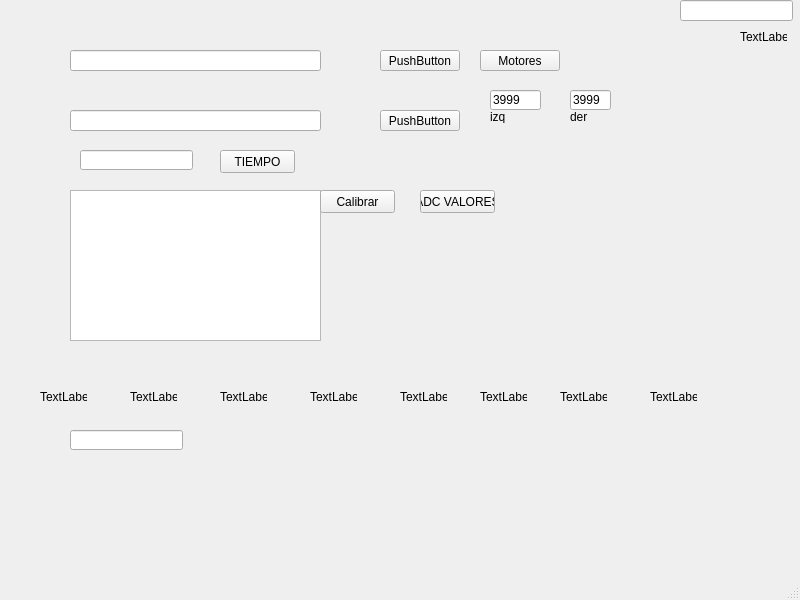
<?xml version="1.0" encoding="UTF-8"?>
<ui version="4.0">
 <class>qform1</class>
 <widget class="QMainWindow" name="qform1">
  <property name="geometry">
   <rect>
    <x>0</x>
    <y>0</y>
    <width>800</width>
    <height>600</height>
   </rect>
  </property>
  <property name="windowTitle">
   <string>qform1</string>
  </property>
  <widget class="QWidget" name="centralwidget">
   <widget class="QLineEdit" name="lineEdit">
    <property name="geometry">
     <rect>
      <x>70</x>
      <y>50</y>
      <width>251</width>
      <height>21</height>
     </rect>
    </property>
   </widget>
   <widget class="QLineEdit" name="lineEdit_2">
    <property name="geometry">
     <rect>
      <x>70</x>
      <y>110</y>
      <width>251</width>
      <height>21</height>
     </rect>
    </property>
   </widget>
   <widget class="QTextEdit" name="textEdit">
    <property name="geometry">
     <rect>
      <x>70</x>
      <y>190</y>
      <width>251</width>
      <height>151</height>
     </rect>
    </property>
   </widget>
   <widget class="QPushButton" name="pushButton">
    <property name="geometry">
     <rect>
      <x>380</x>
      <y>50</y>
      <width>80</width>
      <height>21</height>
     </rect>
    </property>
    <property name="text">
     <string>PushButton</string>
    </property>
   </widget>
   <widget class="QPushButton" name="pushButton_2">
    <property name="geometry">
     <rect>
      <x>380</x>
      <y>110</y>
      <width>80</width>
      <height>21</height>
     </rect>
    </property>
    <property name="text">
     <string>PushButton</string>
    </property>
   </widget>
   <widget class="QPushButton" name="pushButton_3">
    <property name="geometry">
     <rect>
      <x>480</x>
      <y>50</y>
      <width>80</width>
      <height>21</height>
     </rect>
    </property>
    <property name="cursor">
     <cursorShape>PointingHandCursor</cursorShape>
    </property>
    <property name="text">
     <string>Motores</string>
    </property>
    <property name="default">
     <bool>false</bool>
    </property>
   </widget>
   <widget class="QLineEdit" name="lineEdit_3">
    <property name="geometry">
     <rect>
      <x>680</x>
      <y>0</y>
      <width>113</width>
      <height>21</height>
     </rect>
    </property>
   </widget>
   <widget class="QLabel" name="label">
    <property name="geometry">
     <rect>
      <x>740</x>
      <y>30</y>
      <width>47</width>
      <height>13</height>
     </rect>
    </property>
    <property name="text">
     <string>TextLabel</string>
    </property>
   </widget>
   <widget class="QLineEdit" name="lineEdit_4">
    <property name="geometry">
     <rect>
      <x>80</x>
      <y>150</y>
      <width>113</width>
      <height>20</height>
     </rect>
    </property>
   </widget>
   <widget class="QPushButton" name="pushButton_4">
    <property name="geometry">
     <rect>
      <x>220</x>
      <y>150</y>
      <width>75</width>
      <height>23</height>
     </rect>
    </property>
    <property name="text">
     <string>TIEMPO</string>
    </property>
   </widget>
   <widget class="QLineEdit" name="lineEdit_5">
    <property name="geometry">
     <rect>
      <x>490</x>
      <y>90</y>
      <width>51</width>
      <height>20</height>
     </rect>
    </property>
    <property name="text">
     <string>3999</string>
    </property>
   </widget>
   <widget class="QLineEdit" name="lineEdit_6">
    <property name="geometry">
     <rect>
      <x>570</x>
      <y>90</y>
      <width>41</width>
      <height>20</height>
     </rect>
    </property>
    <property name="text">
     <string>3999</string>
    </property>
   </widget>
   <widget class="QLabel" name="label_2">
    <property name="geometry">
     <rect>
      <x>490</x>
      <y>110</y>
      <width>47</width>
      <height>13</height>
     </rect>
    </property>
    <property name="text">
     <string>izq</string>
    </property>
   </widget>
   <widget class="QLabel" name="label_3">
    <property name="geometry">
     <rect>
      <x>570</x>
      <y>110</y>
      <width>47</width>
      <height>13</height>
     </rect>
    </property>
    <property name="text">
     <string>der</string>
    </property>
   </widget>
   <widget class="QLabel" name="label_4">
    <property name="geometry">
     <rect>
      <x>40</x>
      <y>390</y>
      <width>47</width>
      <height>13</height>
     </rect>
    </property>
    <property name="text">
     <string>TextLabel</string>
    </property>
   </widget>
   <widget class="QLabel" name="label_5">
    <property name="geometry">
     <rect>
      <x>130</x>
      <y>390</y>
      <width>47</width>
      <height>13</height>
     </rect>
    </property>
    <property name="text">
     <string>TextLabel</string>
    </property>
   </widget>
   <widget class="QLabel" name="label_6">
    <property name="geometry">
     <rect>
      <x>220</x>
      <y>390</y>
      <width>47</width>
      <height>13</height>
     </rect>
    </property>
    <property name="text">
     <string>TextLabel</string>
    </property>
   </widget>
   <widget class="QLabel" name="label_7">
    <property name="geometry">
     <rect>
      <x>310</x>
      <y>390</y>
      <width>47</width>
      <height>13</height>
     </rect>
    </property>
    <property name="text">
     <string>TextLabel</string>
    </property>
   </widget>
   <widget class="QLabel" name="label_8">
    <property name="geometry">
     <rect>
      <x>400</x>
      <y>390</y>
      <width>47</width>
      <height>13</height>
     </rect>
    </property>
    <property name="text">
     <string>TextLabel</string>
    </property>
   </widget>
   <widget class="QLabel" name="label_9">
    <property name="geometry">
     <rect>
      <x>480</x>
      <y>390</y>
      <width>47</width>
      <height>13</height>
     </rect>
    </property>
    <property name="text">
     <string>TextLabel</string>
    </property>
   </widget>
   <widget class="QLabel" name="label_10">
    <property name="geometry">
     <rect>
      <x>560</x>
      <y>390</y>
      <width>47</width>
      <height>13</height>
     </rect>
    </property>
    <property name="text">
     <string>TextLabel</string>
    </property>
   </widget>
   <widget class="QLabel" name="label_11">
    <property name="geometry">
     <rect>
      <x>650</x>
      <y>390</y>
      <width>47</width>
      <height>13</height>
     </rect>
    </property>
    <property name="text">
     <string>TextLabel</string>
    </property>
   </widget>
   <widget class="QLineEdit" name="lineEdit_7">
    <property name="geometry">
     <rect>
      <x>70</x>
      <y>430</y>
      <width>113</width>
      <height>20</height>
     </rect>
    </property>
   </widget>
   <widget class="QPushButton" name="pushButton_5">
    <property name="geometry">
     <rect>
      <x>320</x>
      <y>190</y>
      <width>75</width>
      <height>23</height>
     </rect>
    </property>
    <property name="text">
     <string>Calibrar</string>
    </property>
   </widget>
   <widget class="QPushButton" name="pushButton_6">
    <property name="geometry">
     <rect>
      <x>420</x>
      <y>190</y>
      <width>75</width>
      <height>23</height>
     </rect>
    </property>
    <property name="text">
     <string>ADC VALORES</string>
    </property>
   </widget>
  </widget>
  <widget class="QMenuBar" name="menubar">
   <property name="geometry">
    <rect>
     <x>0</x>
     <y>0</y>
     <width>800</width>
     <height>21</height>
    </rect>
   </property>
  </widget>
  <widget class="QStatusBar" name="statusbar"/>
 </widget>
 <resources/>
 <connections/>
</ui>
